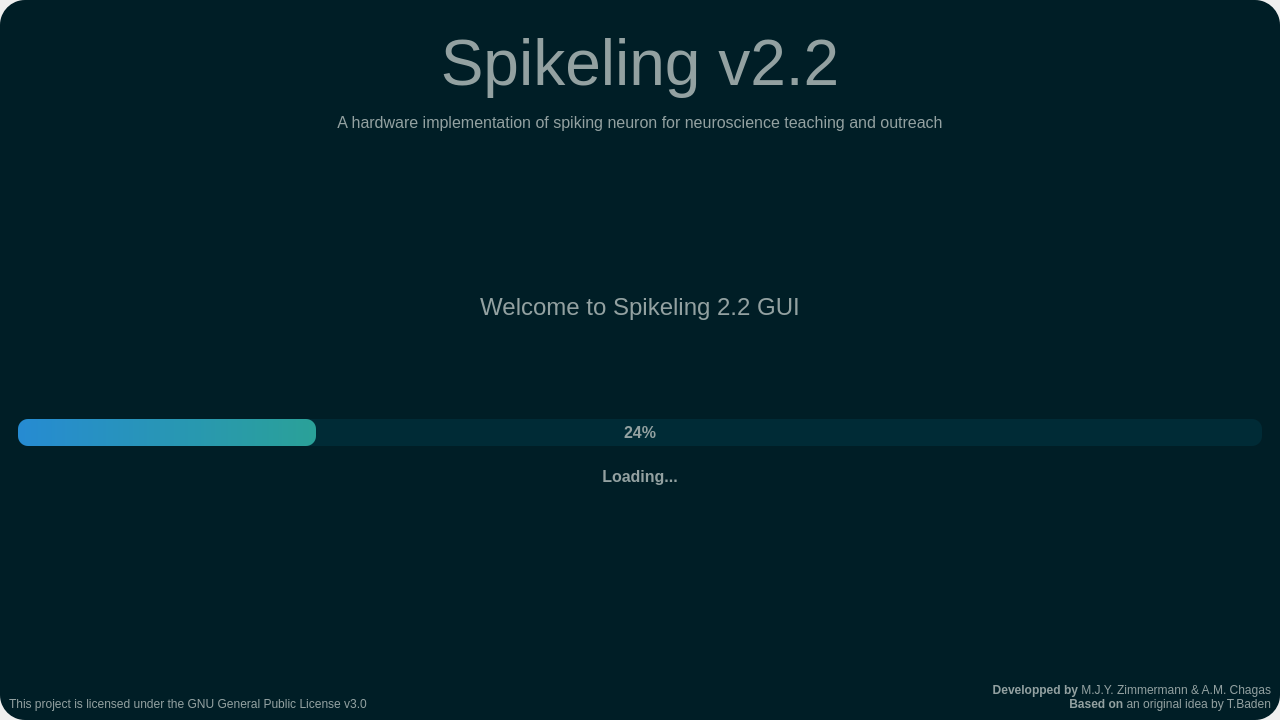
<?xml version="1.0" encoding="UTF-8"?>
<ui version="4.0">
 <class>SplashScreen</class>
 <widget class="QMainWindow" name="SplashScreen">
  <property name="geometry">
   <rect>
    <x>0</x>
    <y>0</y>
    <width>1280</width>
    <height>720</height>
   </rect>
  </property>
  <property name="windowTitle">
   <string>MainWindow</string>
  </property>
  <property name="styleSheet">
   <string notr="true">QFrame{
	background-color: rgb(0, 30, 38);
	color: rgb(147, 161, 161);
	border-radius: 25px
}

QProgressBar{
	background-color: rgb(0, 43, 54);
	color: rgb(147, 161, 161);
	border-style: none;
	border-radius: 10px;
	text-align: center;
}

QProgressBar::chunk{
	background-color: qlineargradient(spread:pad, x1:0, y1:0, x2:1, y2:0, stop:0 rgba(38, 139, 210, 255), stop:1 rgba(42, 161, 152, 255));
	border-radius: 10px;
}</string>
  </property>
  <widget class="QWidget" name="centralwidget">
   <layout class="QVBoxLayout" name="verticalLayout">
    <property name="spacing">
     <number>10</number>
    </property>
    <property name="leftMargin">
     <number>0</number>
    </property>
    <property name="topMargin">
     <number>0</number>
    </property>
    <property name="rightMargin">
     <number>0</number>
    </property>
    <property name="bottomMargin">
     <number>0</number>
    </property>
    <item>
     <widget class="QFrame" name="SplashFrame">
      <property name="styleSheet">
       <string notr="true"/>
      </property>
      <property name="frameShape">
       <enum>QFrame::StyledPanel</enum>
      </property>
      <property name="frameShadow">
       <enum>QFrame::Raised</enum>
      </property>
      <layout class="QVBoxLayout" name="verticalLayout_5">
       <item>
        <widget class="QFrame" name="Header_Frame">
         <property name="frameShape">
          <enum>QFrame::StyledPanel</enum>
         </property>
         <property name="frameShadow">
          <enum>QFrame::Raised</enum>
         </property>
         <layout class="QHBoxLayout" name="horizontalLayout">
          <item>
           <widget class="QFrame" name="frame_2">
            <property name="frameShape">
             <enum>QFrame::StyledPanel</enum>
            </property>
            <property name="frameShadow">
             <enum>QFrame::Raised</enum>
            </property>
            <layout class="QHBoxLayout" name="horizontalLayout_2">
             <item>
              <widget class="QLabel" name="label">
               <property name="text">
                <string/>
               </property>
               <property name="pixmap">
                <pixmap resource="resources.qrc">:/resources/resources/LogoLight3D.png</pixmap>
               </property>
              </widget>
             </item>
            </layout>
           </widget>
          </item>
          <item>
           <widget class="QFrame" name="Title_Frame">
            <property name="frameShape">
             <enum>QFrame::StyledPanel</enum>
            </property>
            <property name="frameShadow">
             <enum>QFrame::Raised</enum>
            </property>
            <layout class="QVBoxLayout" name="verticalLayout_4">
             <item alignment="Qt::AlignTop">
              <widget class="QLabel" name="Title_Label">
               <property name="font">
                <font>
                 <pointsize>48</pointsize>
                </font>
               </property>
               <property name="text">
                <string>&lt;html&gt;&lt;head/&gt;&lt;body&gt;&lt;p align=&quot;center&quot;&gt;Spikeling v2.2&lt;/p&gt;&lt;p align=&quot;center&quot;&gt;&lt;span style=&quot; font-size:12pt;&quot;&gt;A hardware implementation of spiking neuron for neuroscience teaching and outreach&lt;/span&gt;&lt;/p&gt;&lt;/body&gt;&lt;/html&gt;</string>
               </property>
               <property name="alignment">
                <set>Qt::AlignCenter</set>
               </property>
              </widget>
             </item>
            </layout>
           </widget>
          </item>
          <item>
           <widget class="QFrame" name="frame_3">
            <property name="frameShape">
             <enum>QFrame::StyledPanel</enum>
            </property>
            <property name="frameShadow">
             <enum>QFrame::Raised</enum>
            </property>
           </widget>
          </item>
         </layout>
        </widget>
       </item>
       <item>
        <widget class="QFrame" name="Status_Frame">
         <property name="frameShape">
          <enum>QFrame::StyledPanel</enum>
         </property>
         <property name="frameShadow">
          <enum>QFrame::Raised</enum>
         </property>
         <layout class="QVBoxLayout" name="verticalLayout_6">
          <item>
           <widget class="QLabel" name="Status_Label">
            <property name="font">
             <font>
              <pointsize>18</pointsize>
             </font>
            </property>
            <property name="text">
             <string>Welcome to Spikeling 2.2 GUI</string>
            </property>
            <property name="alignment">
             <set>Qt::AlignCenter</set>
            </property>
           </widget>
          </item>
         </layout>
        </widget>
       </item>
       <item>
        <widget class="QFrame" name="Loading_Frame">
         <property name="minimumSize">
          <size>
           <width>0</width>
           <height>0</height>
          </size>
         </property>
         <property name="maximumSize">
          <size>
           <width>16777215</width>
           <height>100</height>
          </size>
         </property>
         <property name="frameShape">
          <enum>QFrame::StyledPanel</enum>
         </property>
         <property name="frameShadow">
          <enum>QFrame::Raised</enum>
         </property>
         <layout class="QVBoxLayout" name="verticalLayout_2">
          <item>
           <widget class="QProgressBar" name="Loading_ProgressBar">
            <property name="font">
             <font>
              <pointsize>12</pointsize>
              <bold>true</bold>
             </font>
            </property>
            <property name="value">
             <number>24</number>
            </property>
           </widget>
          </item>
          <item>
           <widget class="QLabel" name="Loading_Label">
            <property name="font">
             <font>
              <pointsize>12</pointsize>
              <bold>true</bold>
             </font>
            </property>
            <property name="text">
             <string>Loading...</string>
            </property>
            <property name="alignment">
             <set>Qt::AlignCenter</set>
            </property>
           </widget>
          </item>
         </layout>
        </widget>
       </item>
       <item alignment="Qt::AlignBottom">
        <widget class="QFrame" name="Footer_Frame">
         <property name="frameShape">
          <enum>QFrame::StyledPanel</enum>
         </property>
         <property name="frameShadow">
          <enum>QFrame::Raised</enum>
         </property>
         <layout class="QHBoxLayout" name="horizontalLayout_3">
          <property name="spacing">
           <number>0</number>
          </property>
          <property name="leftMargin">
           <number>0</number>
          </property>
          <property name="topMargin">
           <number>0</number>
          </property>
          <property name="rightMargin">
           <number>0</number>
          </property>
          <property name="bottomMargin">
           <number>0</number>
          </property>
          <item alignment="Qt::AlignBottom">
           <widget class="QFrame" name="License_Frame">
            <property name="maximumSize">
             <size>
              <width>500</width>
              <height>16777215</height>
             </size>
            </property>
            <property name="frameShape">
             <enum>QFrame::StyledPanel</enum>
            </property>
            <property name="frameShadow">
             <enum>QFrame::Raised</enum>
            </property>
            <layout class="QHBoxLayout" name="horizontalLayout_4">
             <property name="spacing">
              <number>0</number>
             </property>
             <property name="leftMargin">
              <number>0</number>
             </property>
             <property name="topMargin">
              <number>0</number>
             </property>
             <property name="rightMargin">
              <number>0</number>
             </property>
             <property name="bottomMargin">
              <number>0</number>
             </property>
             <item>
              <widget class="QLabel" name="label_2">
               <property name="text">
                <string>This project is licensed under the GNU General Public License v3.0</string>
               </property>
              </widget>
             </item>
            </layout>
           </widget>
          </item>
          <item alignment="Qt::AlignRight|Qt::AlignBottom">
           <widget class="QFrame" name="Logo_Frame">
            <property name="frameShape">
             <enum>QFrame::StyledPanel</enum>
            </property>
            <property name="frameShadow">
             <enum>QFrame::Raised</enum>
            </property>
            <layout class="QHBoxLayout" name="horizontalLayout_5">
             <property name="spacing">
              <number>10</number>
             </property>
             <property name="leftMargin">
              <number>0</number>
             </property>
             <property name="topMargin">
              <number>0</number>
             </property>
             <property name="rightMargin">
              <number>0</number>
             </property>
             <property name="bottomMargin">
              <number>0</number>
             </property>
             <item>
              <widget class="QLabel" name="Baden_Logo">
               <property name="maximumSize">
                <size>
                 <width>130</width>
                 <height>30</height>
                </size>
               </property>
               <property name="text">
                <string/>
               </property>
               <property name="pixmap">
                <pixmap resource="resources.qrc">:/resources/resources/Baden-Logo.png</pixmap>
               </property>
               <property name="scaledContents">
                <bool>true</bool>
               </property>
              </widget>
             </item>
             <item>
              <widget class="QLabel" name="ON_Logo">
               <property name="maximumSize">
                <size>
                 <width>175</width>
                 <height>20</height>
                </size>
               </property>
               <property name="text">
                <string/>
               </property>
               <property name="pixmap">
                <pixmap resource="resources.qrc">:/resources/resources/ON-Logo.png</pixmap>
               </property>
               <property name="scaledContents">
                <bool>true</bool>
               </property>
              </widget>
             </item>
             <item>
              <widget class="QLabel" name="Sussex_Logo">
               <property name="maximumSize">
                <size>
                 <width>120</width>
                 <height>30</height>
                </size>
               </property>
               <property name="text">
                <string/>
               </property>
               <property name="pixmap">
                <pixmap resource="resources.qrc">:/resources/resources/SN-Logo.png</pixmap>
               </property>
               <property name="scaledContents">
                <bool>true</bool>
               </property>
              </widget>
             </item>
             <item>
              <widget class="QLabel" name="TReND_Logo">
               <property name="maximumSize">
                <size>
                 <width>50</width>
                 <height>30</height>
                </size>
               </property>
               <property name="text">
                <string/>
               </property>
               <property name="pixmap">
                <pixmap resource="resources.qrc">:/resources/resources/TReND-Logo.png</pixmap>
               </property>
               <property name="scaledContents">
                <bool>true</bool>
               </property>
              </widget>
             </item>
            </layout>
           </widget>
          </item>
          <item>
           <widget class="QFrame" name="Credits_Frame">
            <property name="maximumSize">
             <size>
              <width>350</width>
              <height>50</height>
             </size>
            </property>
            <property name="frameShape">
             <enum>QFrame::StyledPanel</enum>
            </property>
            <property name="frameShadow">
             <enum>QFrame::Raised</enum>
            </property>
            <layout class="QVBoxLayout" name="verticalLayout_3" stretch="0,0">
             <property name="spacing">
              <number>0</number>
             </property>
             <property name="leftMargin">
              <number>0</number>
             </property>
             <property name="topMargin">
              <number>0</number>
             </property>
             <property name="rightMargin">
              <number>0</number>
             </property>
             <property name="bottomMargin">
              <number>0</number>
             </property>
             <item>
              <widget class="QLabel" name="Credits_Label1">
               <property name="text">
                <string>&lt;strong&gt;Developped by &lt;/strong&gt;M.J.Y. Zimmermann &amp; A.M. Chagas</string>
               </property>
               <property name="alignment">
                <set>Qt::AlignRight|Qt::AlignTrailing|Qt::AlignVCenter</set>
               </property>
              </widget>
             </item>
             <item>
              <widget class="QLabel" name="Credits_Label2">
               <property name="text">
                <string> &lt;strong&gt;Based on&lt;/strong&gt; an original idea by T.Baden</string>
               </property>
               <property name="alignment">
                <set>Qt::AlignRight|Qt::AlignTrailing|Qt::AlignVCenter</set>
               </property>
              </widget>
             </item>
            </layout>
           </widget>
          </item>
         </layout>
        </widget>
       </item>
      </layout>
     </widget>
    </item>
   </layout>
  </widget>
 </widget>
 <resources>
  <include location="resources.qrc"/>
  <include location="../../../../../.designer/backup/resources.qrc"/>
 </resources>
 <connections/>
</ui>
